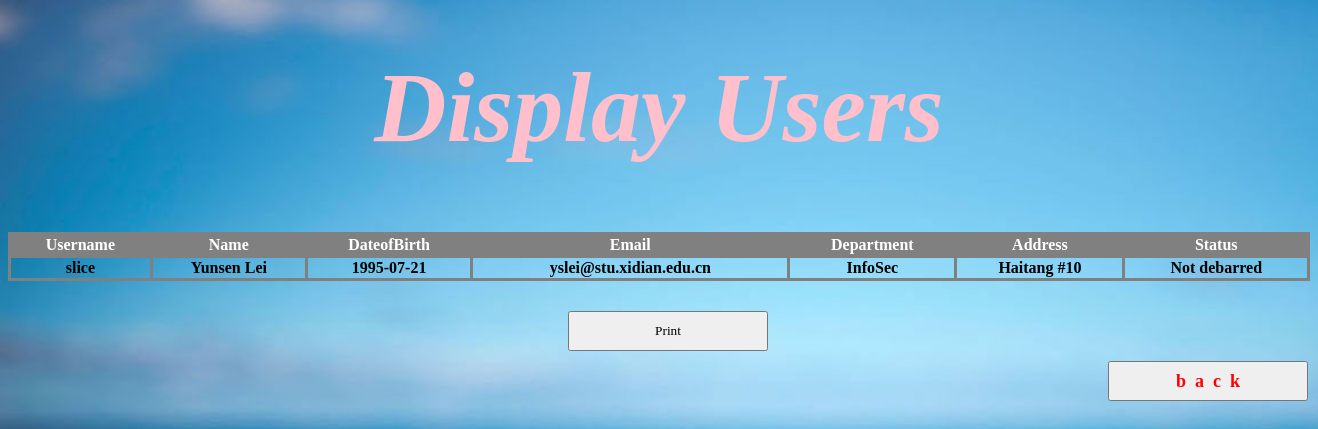
Screenshot of /DisplayUsers.php with the database file from the repository.
### tables this page shows
CREATE TABLE IF NOT EXISTS `student_faculty` (
  `Username` varchar(15) NOT NULL,
  `Name` varchar(30) NOT NULL,
  `DateofBirth` date NOT NULL,
  `Email` varchar(30) NOT NULL,
  `IsDebarred` tinyint(1) NOT NULL DEFAULT '0',
  `Gender` char(1) NOT NULL,
  `Address` varchar(50) DEFAULT NULL,
  `IsFaculty` tinyint(1) NOT NULL DEFAULT '0',
  `Dept` varchar(50) NOT NULL,
  PRIMARY KEY (`Username`)
);

### DisplayUsers.php (the view, shortened to what this page needs)
<?php
include 'dbinfo.php';
?>
<?php
$link = mysqli_connect($host,$user,$pass) or die( "Unable to connect");
mysqli_select_db($link, $database) or die( "Unable to select database");
$sql_query = "SELECT * FROM student_faculty";
$result = mysqli_query ($link, $sql_query)  or die(mysqli_error($link));
$rownum = mysqli_num_rows($result);
if($rownum==0){
	echo "<script> alert('No UserInfo in the Dtabase');parent.location.href='Admin.php';</script>";
}
else{
	while($row = mysqli_fetch_assoc($result)){
		$arr[] = $row;
	}
}
?>
<!DOCTYPE html>
<html>
<head>
	<link href="DisplayUsers.css" rel="stylesheet" type="text/css"/>
	<h1>Display Users</h1>
</head>
<body>
<table border="1" style="width:100%">
<tr>
<th>Username</th>
<th>Name</th>
<th>DateofBirth</th>
<th>Email</th>
<th>Department</th>
<th>Address</th>
<th>Status</th>
</tr>
<?php foreach ($arr as $element): ?>
<td><?php echo $element['Username']; ?></td>
<td><?php echo $element['Name']; ?></td>
<td><?php echo $element['DateofBirth']; ?></td>
<td><?php echo $element['Email']; ?></td>
<td><?php echo $element['Dept']; ?></td>
<td><?php echo $element['Address']; ?></td>
<td><?php if($element['IsDebarred']==0){echo "Not debarred";}else{echo "debarred";} ?></td>
<?php endforeach ?>
</table>
<table>
<input type="button" name="print" value="Print" onclick="preview()" id=print >
<form action="Admin.php" method="post">
<input type="submit" value="b  a  c  k" id=back >
</form>
</body>
</html>

### DisplayUsers.css (style rules this page uses)
h1 { color:pink; font-family:GungsuhChe; font-weight:bold; font-style:italic; font-size:100px; text-align:center; margin-top:50px; }
table { border-collapse:collapse; }
table, td, th { border:3px solid gray; }
td { font-family:Ebrima; text-align:center; font-weight:bold; }
th { background-color:gray; color:white; }
#print { width:200px; height:40px; margin-left:560px; margin-top:30px; font-family:Lucida Console; }
#back { font-weight:bold; font-size:large; color:red; width:200px; height:40px; margin-left:1100px; margin-top:10px; font-family:Lucida Console; }
body { background-image:url("background1.jpg"); background-repeat:no-repeat; background-position:0px 0px; background-size:cover; }

### rows the page displays
student_faculty: Username "slice", Name "Yunsen Lei", DateofBirth "1995-07-21", Email "yslei@stu.xidian.edu.cn", Dept "InfoSec", Address "Haitang #10", IsDebarred "Not debarred"
